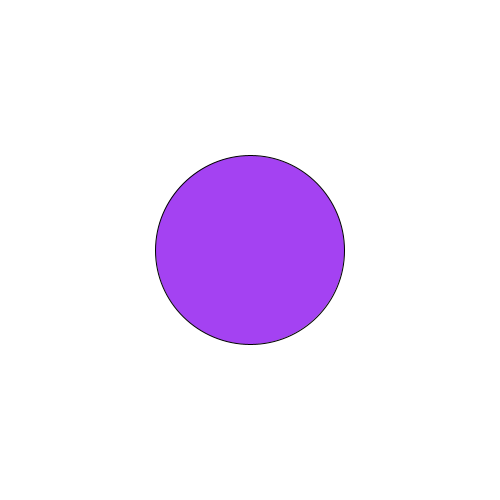
Frame 1 (no input)
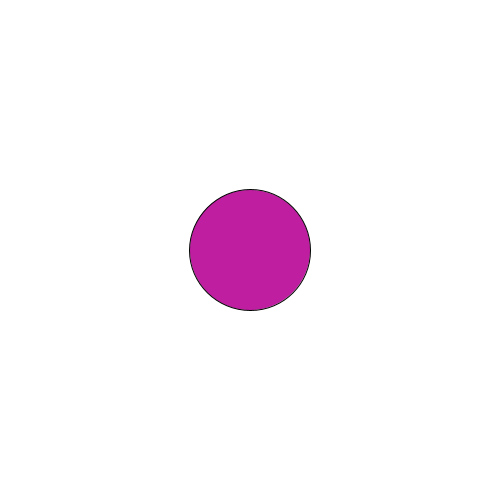
Frame 60 (the mouse pressed at the canvas centre just before this capture)
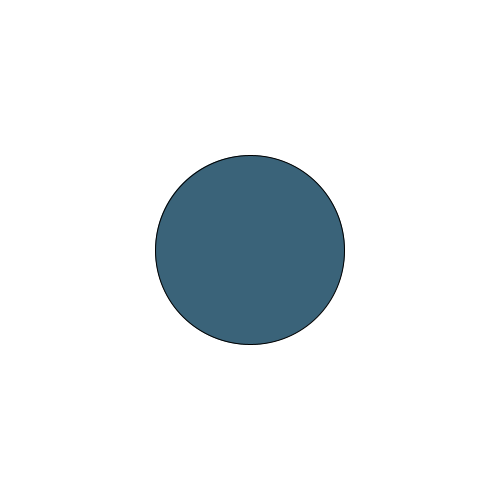
Frame 120 (the mouse held since frame 60 and released just before this capture)

The Processing sketch that drew these frames (run headless with seeded random() and noise(); from frame 60 on, the mouse is pressed at the canvas centre):

// Processing sketch: random_genereator_kula
// ── random_genereator_kula.pde
import java.util.Random;

Random generator;
void setup(){
  size (500,500);
  generator = new Random();
  
}

void draw(){
  background(255);
  
  float h = (float) generator.nextGaussian();
  h = h * 40;
  h = h +200;
  fill(random(255), random(255), random(255));
  ellipse(width/2, height/2, h,h);
}
